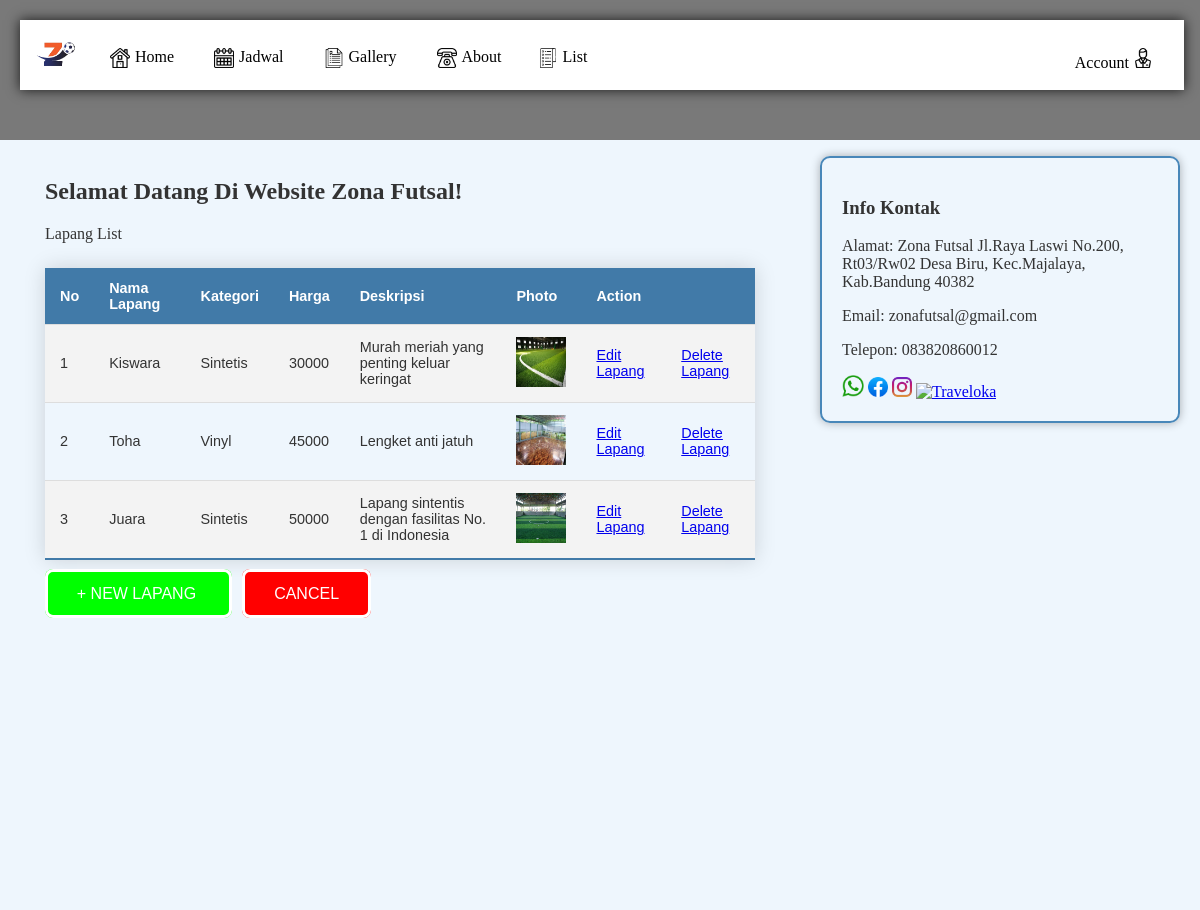
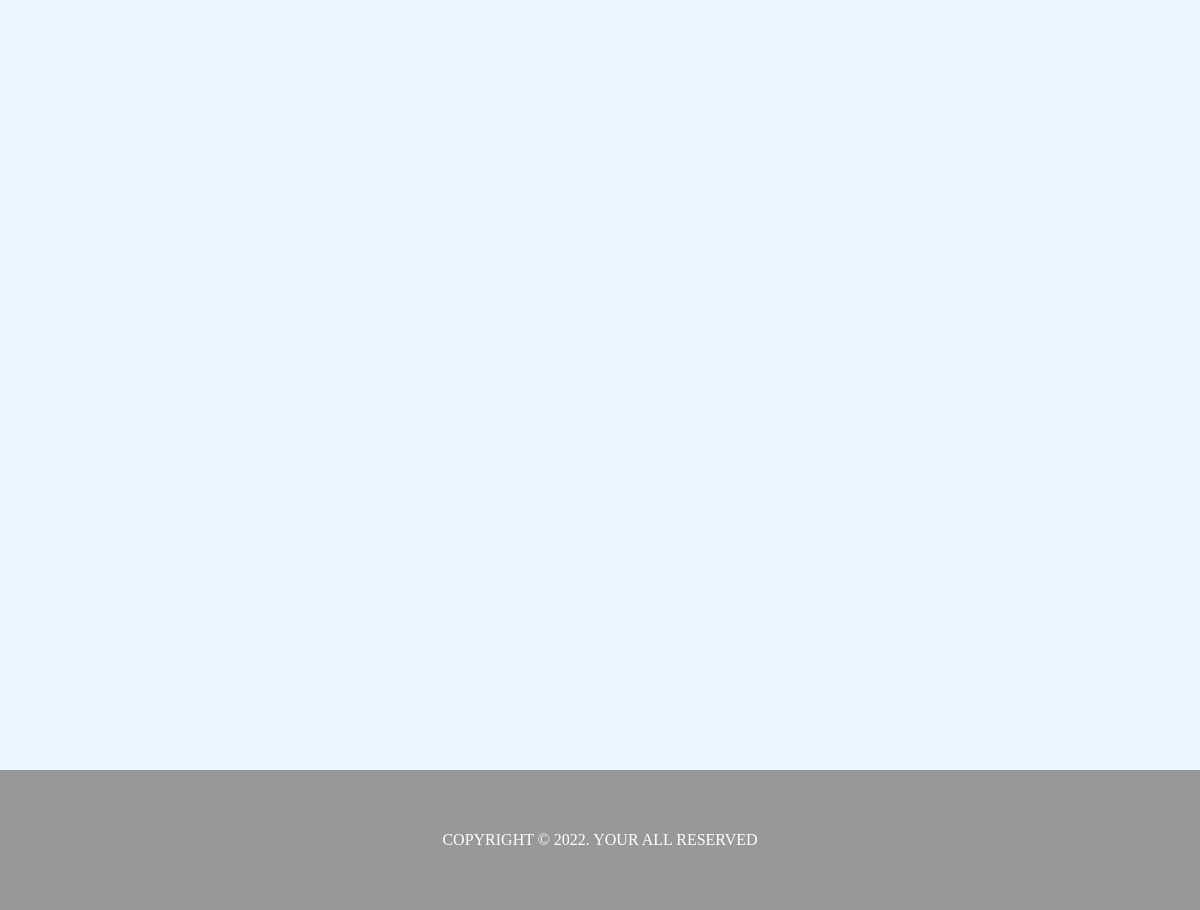
The app's page /read_lapang.php (signed in) with its own data (2 pictures, top to bottom).
### tables this page shows
CREATE TABLE `lapang` (
  `lapangid` int(11) NOT NULL,
  `jamid` int(11) NOT NULL,
  `nama_lapang` varchar(20) NOT NULL,
  `kategori` varchar(20) NOT NULL,
  `harga` varchar(50) NOT NULL,
  `deskripsi` varchar(225) NOT NULL,
  `photo` varchar(225) NOT NULL DEFAULT 'default.png'
);

CREATE TABLE `contactusinfo` (
  `id_info` int(11) NOT NULL,
  `alamat_kami` varchar(255) NOT NULL,
  `email_kami` varchar(100) NOT NULL,
  `telp_kami` varchar(15) NOT NULL
);

### read_lapang.php (the view, shortened to what this page needs)
<!DOCTYPE html>
<html lang="en">
<head>
    <link rel="stylesheet" href="style.css">
</head>
<body>
<div class="container">
        <?php
        include "header.php";
        ?>
        <aside>
            <div class="jarak">
                <br>
                <h1>Selamat Datang Di Website Zona Futsal!</h1>
                <div class="title_table">Lapang List</div>
                <table class="table">
                    <tr>
                        <th>No</th>
                        <th>Nama Lapang</th>
                        <th>Kategori</th>
                        <th>Harga</th>
                        <th>Deskripsi</th>
                        <th>Photo</th>
                        <th colspan="3">Action</th>
                    </tr>
                    <?php
                        include "connection.php";
                        $query = "SELECT * FROM lapang";
                        $lapang = mysqli_query($db_connection, $query);
                        $i = 1;
                        foreach ($lapang as $data) :
                    ?>
                    <tr>
                        <td><?php echo $i++; ?></td>
                        <td><?php echo $data['nama_lapang']; ?></td>
                        <td><?= $data['kategori'] ?></td>
                        <td><?= $data['harga'] ?></td>
                        <td><?= $data['deskripsi'] ?></td>
                        <td><img src="uploads/lapangs/<?= $data['photo'] ?>" width="50" height="50"></td>
                        <td><a href="edit_lapang.php?id=<?= $data['lapangid']; ?>">Edit Lapang</a></td>
                        <td><a href="delete_lapang.php?id=<?= $data['lapangid']; ?>" onclick="return confirm('Are you sure?')">Delete Lapang</a></td>
                    </tr>
                    <?php endforeach; ?>
                </table>
                <a class="btn green" href="add_lapang.php" style="margin-right:10px">+ NEW LAPANG </a>
                <a class="btn red" href="index.php">CANCEL</a>
            </div>
        </aside>
        <main id="main">
            <div class="border">
                <h3>Info Kontak</h3>
                    <?php
                    include "connection.php";
                    $query = "SELECT * FROM contactusinfo";
                    $contact = mysqli_query ($db_connection, $query);
                    $data = mysqli_fetch_assoc ($contact);
                    ?>
                    <p>Alamat: <?= $data['alamat_kami'] ?><br></p>
                    <p>Email: <?= $data['email_kami'] ?><br></p>
                    <p>Telepon: <?= $data['telp_kami'] ?></p>
                        <a href="https://api.whatsapp.com/send/?phone=081287702224&text&type=phone_number&app_absent=0"><img src="images/wa.png" alt="WhatsApp" width="22px" height="22px"/></a>
                        <a href="#"><img src="images/fb.png" alt="Facebook" width="20px" height="20px"/></a>
                        <a href="#"><img src="images/ig.png" alt="Instagram" width="20px" height="20px"/></a>
                        <a href="#"><img src="images/traveloka.png" alt="Traveloka" width="20px" height="20px"/></a>
            </div>
        </main>
        <?php
        include "footer.php";
        ?>
    </div>
</body>
</html>

### style.css (style rules this page uses)
body { background:#ffffff; color:#333; width:100%; height: fit-content; font-family:bahnschrift; margin:0; padding: 0; }
.container { width: 100%; box-sizing: border-box; display: grid; grid-template-areas: "header header" "aside main" "footer footer"; grid-template-columns: 4fr 2fr; grid-template-rows: 1fr 11fr 1fr; }
aside { grid-area: aside; background-color: #eef6fd; }
main { background-color: #eef6fd; justify-content: center; align-items: center; }
.border { border: 1px solid black; border-radius: 5px; box-shadow: 0px 0px 10px rgba(0,0,0,0.3); margin: 20px; }
.table { border-collapse: collapse; margin: 25px 0; font-size: 0.9em; font-family: sans-serif; min-width: 400px; box-shadow: 0 0 20px rgba(0, 0, 0, 0.15); }
.table tr th { background-color: #417aa8; color: #ffffff; text-align: left; }
.table th, .table td { padding: 12px 15px; }
.table tbody tr { border-bottom: 1px solid #dddddd; }
.table tbody tr:nth-of-type(even) { background-color: #f3f3f3; }
.table tbody tr:last-of-type { border-bottom: 2px solid #417aa8; }
.jarak { padding:0 45px; }
.border { border:2px solid #4887b9; margin-top:1pc; padding: 20px; border-radius: 10px; }
.btn { font-family: sans-serif; font-size: 1em; color: white; border: white 0.2rem solid; border-radius: 0.5rem; padding: 0.8rem 1.8rem; margin-top: 1rem; text-decoration:none; }
.green { background-color: rgb(0, 255, 0); }
.red { background-color: rgb(255, 0, 0); }

### records on screen
lapang: nama_lapang "Kiswara", kategori "Sintetis", harga "30000", deskripsi "Murah meriah yang penting keluar keringat", photo (picture)
lapang: nama_lapang "Toha", kategori "Vinyl", harga "45000", deskripsi "Lengket anti jatuh", photo (picture)
lapang: nama_lapang "Juara", kategori "Sintetis", harga "50000", deskripsi "Lapang sintentis dengan fasilitas No. 1 di Indonesia", photo (picture)
contactusinfo: alamat_kami "Zona Futsal Jl.Raya Laswi No.200, Rt03/Rw02 Desa Biru, Kec.Majalaya, Kab.Bandung 40382", email_kami "zonafutsal@gmail.com", telp_kami "083820860012"
